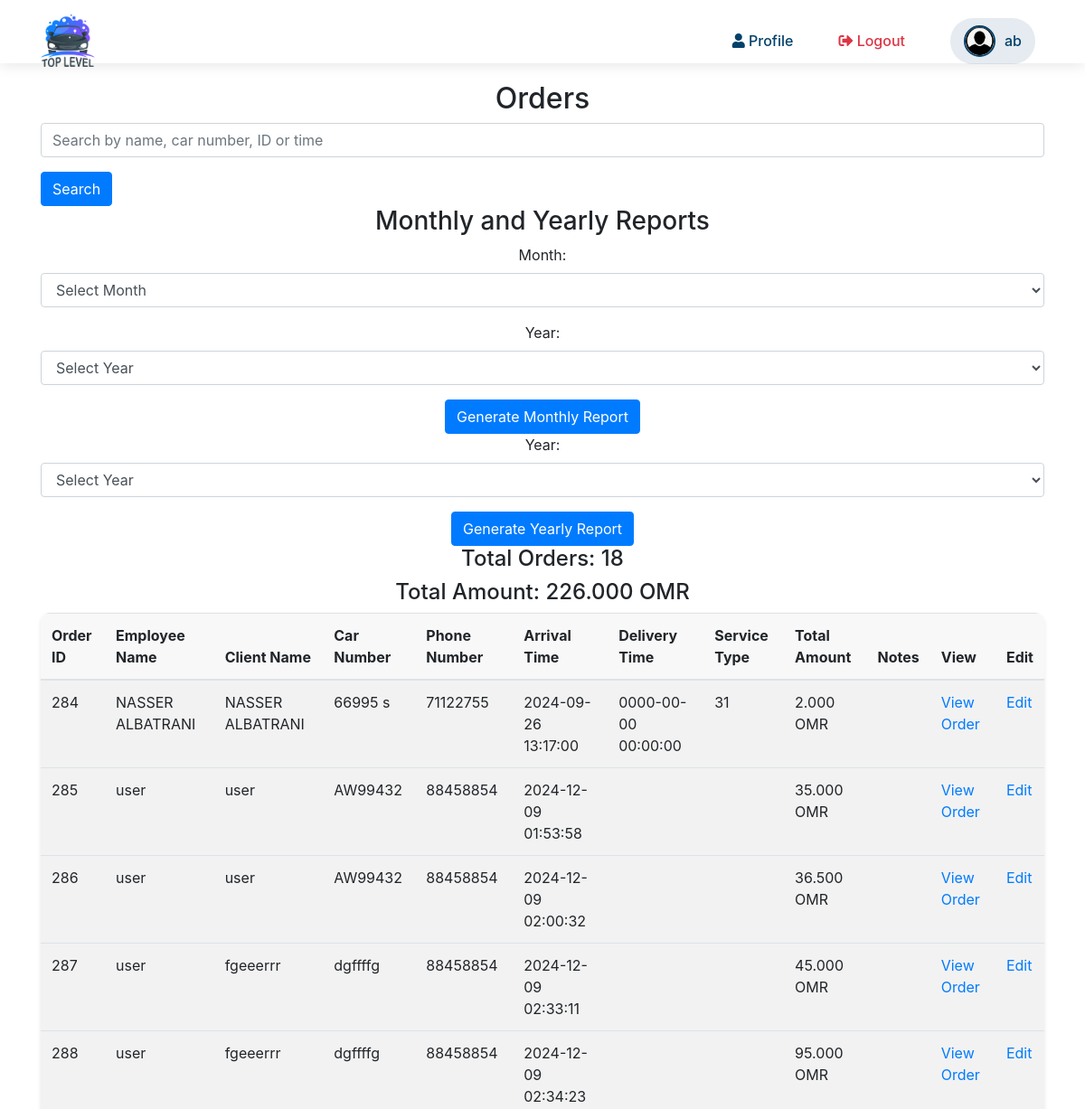
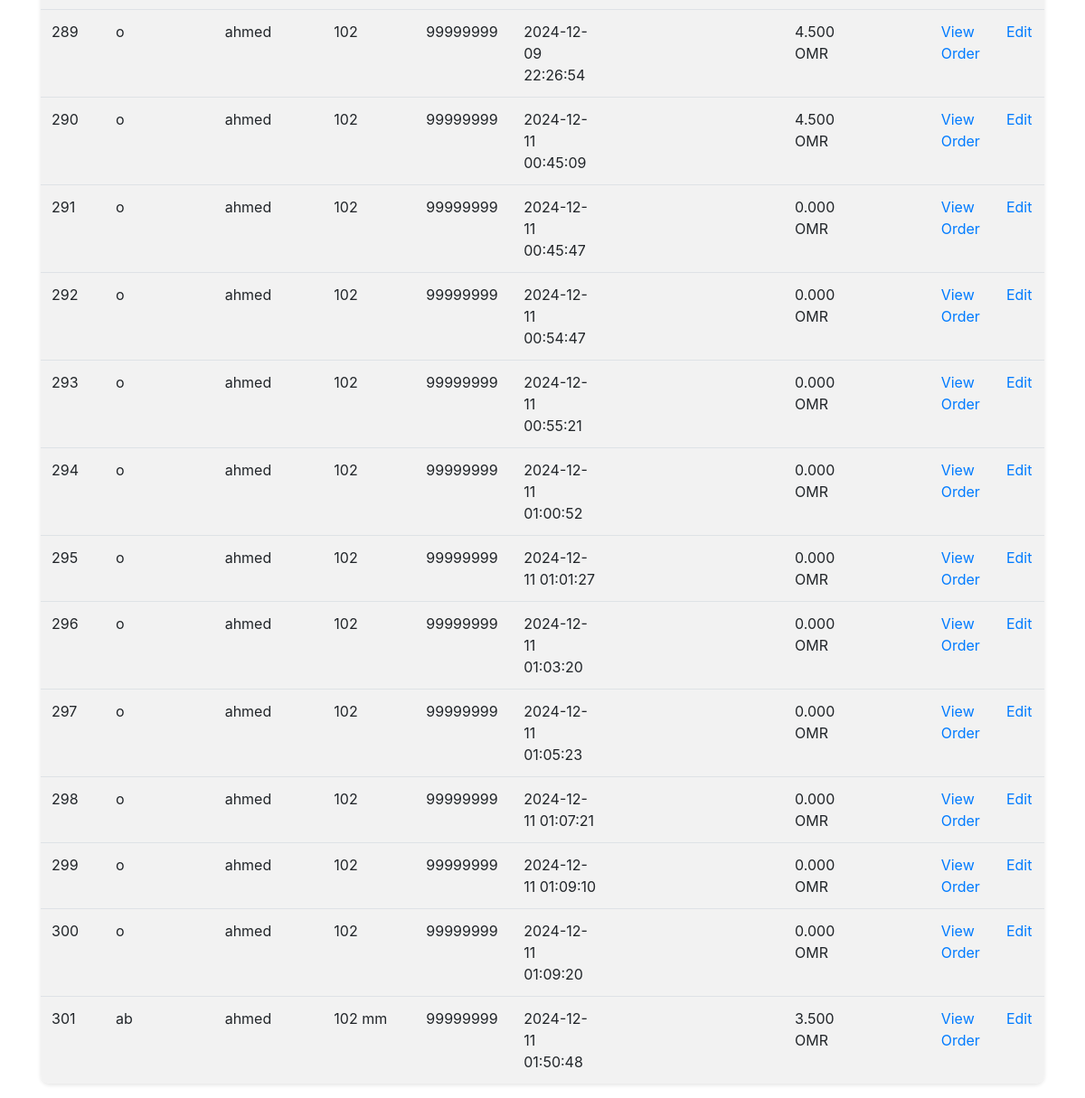
Screenshot of /view_orders.php (signed in) with the database file from the repository (2 pictures, top to bottom).
### tables this page shows
CREATE TABLE `orders` (
  `id` int(11) NOT NULL,
  `client_car_id` int(11) DEFAULT NULL,
  `order_details` text DEFAULT NULL,
  `qrcode_path` varchar(255) DEFAULT NULL,
  `car_type` varchar(50) DEFAULT NULL,
  `employee_name` varchar(100) DEFAULT NULL,
  `client_name` varchar(100) DEFAULT NULL,
  `service_category` varchar(50) DEFAULT NULL,
  `services` text DEFAULT NULL,
  `car_number` varchar(50) DEFAULT NULL,
  `car_name` varchar(255) DEFAULT NULL,
  `phone_number` varchar(50) DEFAULT NULL,
  `arrival_time` datetime DEFAULT NULL,
  `delivery_time` datetime DEFAULT NULL,
  `total_amount` decimal(10,3) DEFAULT NULL,
  `notes` text DEFAULT NULL,
  `order_code` varchar(255) DEFAULT NULL,
  `deposit_amount` decimal(10,3) NOT NULL DEFAULT 0.000,
  `remaining_amount` decimal(10,3) NOT NULL DEFAULT 0.000,
  `installments` int(11) NOT NULL DEFAULT 0,
  `coupon_code` varchar(255) DEFAULT NULL,
  `coupon_discount` decimal(10,3) DEFAULT 0.000,
  `total_after_discount` decimal(10,3) DEFAULT 0.000,
  `status` enum('pending','completed','canceled') DEFAULT 'pending',
  `car_delivered` tinyint(1) NOT NULL DEFAULT 0,
  `car_delivery_time` datetime DEFAULT NULL,
  `extra_service_name` text DEFAULT NULL,
  `extra_service_price` text DEFAULT NULL
);

### view_orders.php (the view, shortened to what this page needs)
<?php
require 'db.php';
$search_query = "";
$filter_query = "";
$total_orders = 0;
$total_amount = 0.0;
$sql = "SELECT * FROM orders $filter_query";
$result = $conn->query($sql);
if ($result->num_rows > 0) {
    while ($row = $result->fetch_assoc()) {
        $total_orders++;
        $total_amount += $row['total_amount'];
    }
    $result->data_seek(0);
}
?>
<!DOCTYPE html>
<html lang="en">
<head>
    <link rel="stylesheet" href="https://cdnjs.cloudflare.com/ajax/libs/font-awesome/5.15.4/css/all.min.css">
    <link rel="stylesheet" href="https://stackpath.bootstrapcdn.com/bootstrap/4.5.2/css/bootstrap.min.css">
</head>
<body>
    <?php include 'nav.php'; ?>
    <div class="container">
        <h2 class="text-center">Orders</h2>
        <form method="POST" action="">
            <div class="form-group">
                <input type="text" name="search_query" class="form-control" placeholder="Search by name, car number, ID or time" value="<?php echo htmlspecialchars($search_query); ?>">
            </div>
            <button type="submit" class="btn btn-primary">Search</button>
        </form>
        <h3 class="text-center">Monthly and Yearly Reports</h3>
        <div class="text-center">
            <form method="GET" action="">
                <div class="form-group">
                    <label for="month">Month:</label>
                    <select name="month" class="form-control" required>
                        <option value="" disabled selected>Select Month</option>
                    </select>
                </div>
                <div class="form-group">
                    <label for="year">Year:</label>
                    <select name="year" class="form-control" required>
                        <option value="" disabled selected>Select Year</option>
                    </select>
                </div>
                <button type="submit" class="btn btn-primary">Generate Monthly Report</button>
            </form>
            <form method="GET" action="">
                <div class="form-group">
                    <label for="year">Year:</label>
                    <select name="year" class="form-control" required>
                        <option value="" disabled selected>Select Year</option>
                    </select>
                </div>
                <button type="submit" class="btn btn-primary">Generate Yearly Report</button>
            </form>
        </div>
        <h4 class="text-center">Total Orders: <?php echo $total_orders; ?></h4>
        <h4 class="text-center">Total Amount: <?php echo number_format($total_amount, 3); ?> OMR </h4>
        <table class="table table-striped">
            <thead>
                <tr>
                    <th>Order ID</th>
                    <th>Employee Name</th>
                    <th>Client Name</th>
                    <th>Car Number</th>
                    <th>Phone Number</th>
                    <th>Arrival Time</th>
                    <th>Delivery Time</th>
                    <th>Service Type</th>
                    <th>Total Amount</th>
                    <th>Notes</th>
                    <th>View</th>
                    <th>Edit</th>
                </tr>
            </thead>
            <tbody>
                <?php
                if ($result->num_rows > 0) {
                    while($row = $result->fetch_assoc()) {
                        echo "<tr>";
                        echo "<td>" . htmlspecialchars($row['id']) . "</td>";
                        echo "<td>" . htmlspecialchars($row['employee_name']) . "</td>";
                        echo "<td>" . htmlspecialchars($row['client_name']) . "</td>";
                        echo "<td>" . htmlspecialchars($row['car_number']) . "</td>";
                        echo "<td>" . htmlspecialchars($row['phone_number']) . "</td>";
                        echo "<td>" . htmlspecialchars($row['arrival_time']) . "</td>";
                        echo "<td>" . htmlspecialchars($row['delivery_time']) . "</td>";
                        echo "<td>" . htmlspecialchars($row['service_category']) . "</td>";
                        echo "<td>" . number_format($row['total_amount'], 3) . " OMR</td>";
                        echo "<td>" . htmlspecialchars($row['notes']) . "</td>";
                        echo "<td><a class='view-order' href='view_order.php?id=" . htmlspecialchars($row['id']) . "'>View Order</a></td>";
                        echo "<td><a class='edit-order' href='edit_invoice.php?id=" . htmlspecialchars($row['id']) . "'>Edit</a></td>";
                        echo "</tr>";
                    }
                } else {
                    echo "<tr><td colspan='12' class='text-center'>No orders found</td></tr>";
                }
                ?>
            </tbody>
        </table>
    </div>
</body>
</html>

### view_orders.php (style rules this page uses)
body { font-family: 'Poppins', sans-serif; background-color: #f4f4f4; padding-top: 70px; }
.container { margin-top: 20px; }
table { width: 100%; background-color: #fff; box-shadow: 0 2px 4px rgba(0, 0, 0, 0.1); border-radius: 10px; overflow: hidden; }
table th, table td { padding: 10px; text-align: left; }
table th { background-color: #f8f8f8; }
table tbody tr:nth-child(even) { background-color: #f2f2f2; }
.view-order, .edit-order { color: #007BFF; text-decoration: none; }

### rows the page displays
orders: id "284", employee_name "NASSER ALBATRANI", client_name "NASSER ALBATRANI", car_number "66995 s", phone_number "71122755", arrival_time "2024-09-26 13:17:00", delivery_time "0000-00-00 00:00:00", service_category "31", total_amount "2.000"
orders: id "285", employee_name "user", client_name "user", car_number "AW99432", phone_number "88458854", arrival_time "2024-12-09 01:53:58", total_amount "35.000"
orders: id "286", employee_name "user", client_name "user", car_number "AW99432", phone_number "88458854", arrival_time "2024-12-09 02:00:32", total_amount "36.500"
orders: id "287", employee_name "user", client_name "fgeeerrr", car_number "dgffffg", phone_number "88458854", arrival_time "2024-12-09 02:33:11", total_amount "45.000"
orders: id "288", employee_name "user", client_name "fgeeerrr", car_number "dgffffg", phone_number "88458854", arrival_time "2024-12-09 02:34:23", total_amount "95.000"
orders: id "289", employee_name "o", client_name "ahmed", car_number "102", phone_number "99999999", arrival_time "2024-12-09 22:26:54", total_amount "4.500"
orders: id "290", employee_name "o", client_name "ahmed", car_number "102", phone_number "99999999", arrival_time "2024-12-11 00:45:09", total_amount "4.500"
orders: id "291", employee_name "o", client_name "ahmed", car_number "102", phone_number "99999999", arrival_time "2024-12-11 00:45:47", total_amount "0.000"
orders: id "292", employee_name "o", client_name "ahmed", car_number "102", phone_number "99999999", arrival_time "2024-12-11 00:54:47", total_amount "0.000"
orders: id "293", employee_name "o", client_name "ahmed", car_number "102", phone_number "99999999", arrival_time "2024-12-11 00:55:21", total_amount "0.000"
orders: id "294", employee_name "o", client_name "ahmed", car_number "102", phone_number "99999999", arrival_time "2024-12-11 01:00:52", total_amount "0.000"
orders: id "295", employee_name "o", client_name "ahmed", car_number "102", phone_number "99999999", arrival_time "2024-12-11 01:01:27", total_amount "0.000"
orders: id "296", employee_name "o", client_name "ahmed", car_number "102", phone_number "99999999", arrival_time "2024-12-11 01:03:20", total_amount "0.000"
orders: id "297", employee_name "o", client_name "ahmed", car_number "102", phone_number "99999999", arrival_time "2024-12-11 01:05:23", total_amount "0.000"
orders: id "298", employee_name "o", client_name "ahmed", car_number "102", phone_number "99999999", arrival_time "2024-12-11 01:07:21", total_amount "0.000"
orders: id "299", employee_name "o", client_name "ahmed", car_number "102", phone_number "99999999", arrival_time "2024-12-11 01:09:10", total_amount "0.000"
orders: id "300", employee_name "o", client_name "ahmed", car_number "102", phone_number "99999999", arrival_time "2024-12-11 01:09:20", total_amount "0.000"
orders: id "301", employee_name "ab", client_name "ahmed", car_number "102 mm", phone_number "99999999", arrival_time "2024-12-11 01:50:48", total_amount "3.500"

### other values shown
$user_name "ab"
$total_orders "18"
$total_amount "226.000"
